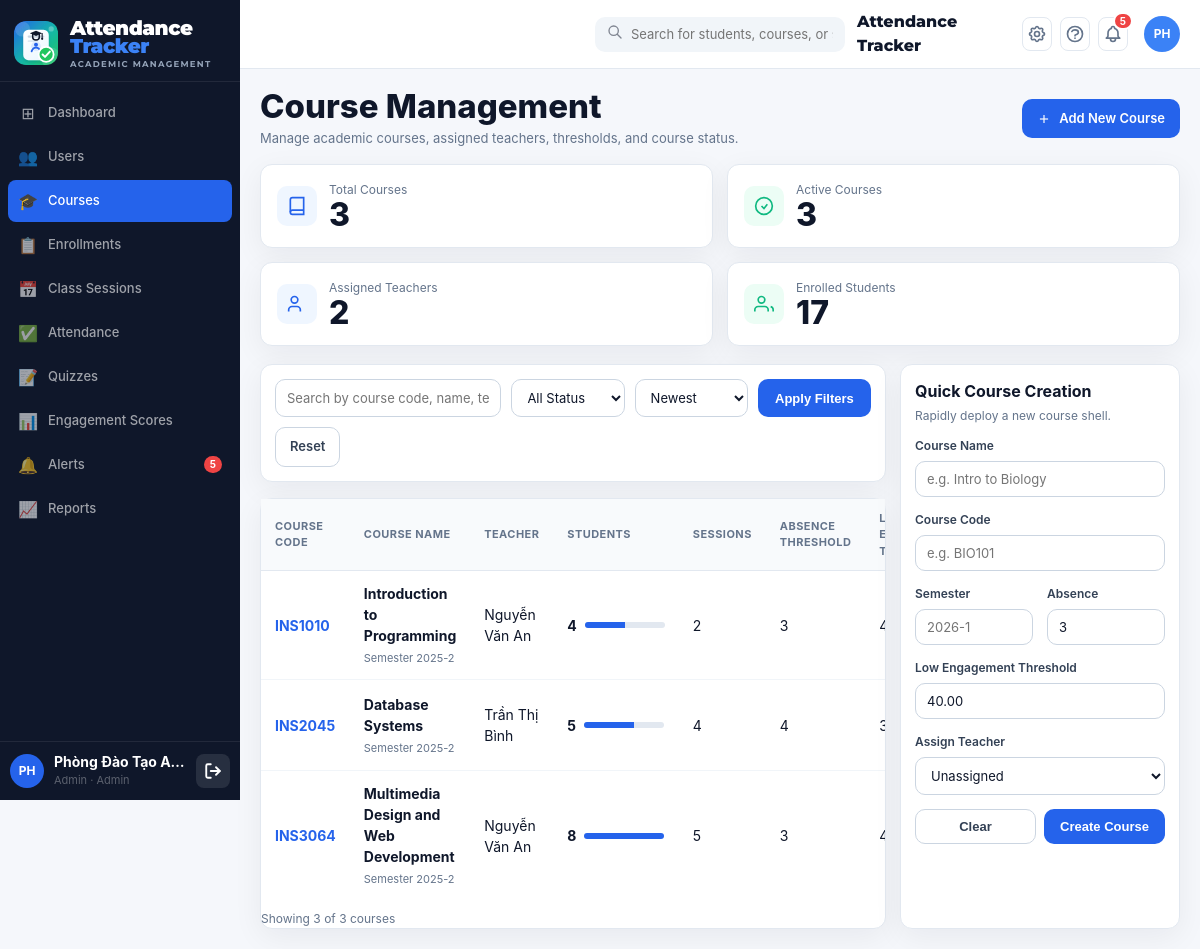
Screenshot of /public/index.php?page=admin_courses (signed in) with the database file from the repository.
### tables this page shows
CREATE TABLE IF NOT EXISTS `courses` (
    `id`                       INT UNSIGNED  NOT NULL AUTO_INCREMENT,
    `course_code`              VARCHAR(20)   NOT NULL,
    `course_name`              VARCHAR(150)  NOT NULL,
    `credits`                  TINYINT       NOT NULL DEFAULT 3,
    `semester`                 VARCHAR(20)   NOT NULL   COMMENT 'VD: 2025-2',
    `room`                     VARCHAR(50)   DEFAULT NULL,
    `schedule_info`            VARCHAR(200)  DEFAULT NULL COMMENT 'VD: Thứ 5, 07:30-09:30',
    `absence_threshold`        INT           NOT NULL DEFAULT 3
                               COMMENT 'Số buổi vắng tối đa – vượt ngưỡng thì tạo alert low_attendance',
    `low_engagement_threshold` DECIMAL(5,2)  NOT NULL DEFAULT 40.00
                               COMMENT 'Ngưỡng engagement_index (0-100) – thấp hơn thì tạo alert low_engagement',
    `attend_score`             DECIMAL(4,2)  NOT NULL DEFAULT 2.00
                               COMMENT 'Điểm mặc định/fallback mỗi lần điểm danh đúng giờ',
    `quiz_correct_score`       DECIMAL(4,2)  NOT NULL DEFAULT 2.00
                               COMMENT 'Điểm mặc định/fallback mỗi câu quiz đúng',
    `discussion_score`         DECIMAL(4,2)  NOT NULL DEFAULT 1.00
                               COMMENT 'Điểm mặc định/fallback mỗi lần tham gia thảo luận',
    `is_active`                TINYINT(1)    NOT NULL DEFAULT 1,
    `created_at`               DATETIME      NOT NULL DEFAULT CURRENT_TIMESTAMP,
    `updated_at`               DATETIME      NOT NULL DEFAULT CURRENT_TIMESTAMP ON UPDATE CURRENT_TIMESTAMP,
    PRIMARY KEY (`id`),
    UNIQUE KEY `uq_course_semester` (`course_code`, `semester`),
    INDEX `idx_semester`  (`semester`),
    INDEX `idx_is_active` (`is_active`)
);

### controllers/course_controller.php (called while the page is built, shortened)
<?php
require_once __DIR__ . '/../models/course_model.php';
class CourseController
{
    private CourseModel $model;
    public function __construct()
    {
        $this->model = new CourseModel();
    }
    public function index(): void
    {
        $filters = [
            'search' => trim($_GET['search'] ?? ''),
            'status' => $_GET['status'] ?? '',
            'sort' => $_GET['sort'] ?? 'newest',
            'page' => max(1, (int)($_GET['p'] ?? 1)),
        ];
        $courses = $this->model->getCourses($filters);
        $totalCount = $this->model->countCourses($filters);
        $stats = $this->model->getStats();
        require APP_ROOT . '/views/admin/courses/index.php';
    }
}

### config/database.php (called while the page is built, shortened)
<?php
class Database
{
    private static ?Database $instance = null;
    private PDO $pdo;
    private function __construct()
    {
        $dsn = sprintf(
            'mysql:host=%s;port=%s;dbname=%s;charset=%s',
            DB_HOST, DB_PORT, DB_NAME, DB_CHARSET
        );
        $options = [
            PDO::ATTR_ERRMODE            => PDO::ERRMODE_EXCEPTION,
            PDO::ATTR_DEFAULT_FETCH_MODE => PDO::FETCH_ASSOC,
            PDO::ATTR_EMULATE_PREPARES   => false,
        ];
        try {
            $this->pdo = new PDO($dsn, DB_USER, DB_PASS, $options);
        } catch (PDOException $e) {
            if (APP_ENV === 'development') {
                die('<h3 style="color:red">Database Error: ' . $e->getMessage() . '</h3>');
            } else {
                die('<h3>Lỗi hệ thống. Vui lòng thử lại sau.</h3>');
            }
        }
    }
    public static function getInstance(): Database
    {
        if (self::$instance === null) {
            self::$instance = new self();
        }
        return self::$instance;
    }
    public function getConnection(): PDO
    {
        return $this->pdo;
    }
}

### models/course_model.php (called while the page is built, shortened)
<?php
require_once __DIR__ . '/../config/database.php';
class CourseModel
{
    private PDO $db;
    private int $perPage = 8;
    public function __construct()
    {
        $this->db = Database::getInstance()->getConnection();
    }
    public function getStats(): array
    {
        return [
            'total_courses'     => (int)$this->db->query("SELECT COUNT(*) FROM courses")->fetchColumn(),
            'active_courses'    => (int)$this->db->query("SELECT COUNT(*) FROM courses WHERE is_active = 1")->fetchColumn(),
            'assigned_teachers' => (int)$this->db->query("SELECT COUNT(DISTINCT e.user_id) FROM enrollments e JOIN users u ON u.id=e.user_id WHERE u.role='teacher'")->fetchColumn(),
            'enrolled_students' => (int)$this->db->query("SELECT COUNT(*) FROM enrollments e JOIN users u ON u.id=e.user_id WHERE u.role='student'")->fetchColumn(),
        ];
    }
    public function getCourses(array $filters = []): array
    {
        [$whereSql, $params] = $this->buildWhere($filters);
        $orderSql = $this->buildOrder($filters['sort'] ?? 'newest');
        $page = max(1, (int)($filters['page'] ?? 1));
        $offset = ($page - 1) * $this->perPage;
        $sql = "
            SELECT
                c.*,
                COALESCE(MAX(CASE WHEN u.role='teacher' THEN u.full_name END), 'Unassigned') AS teacher_name,
                SUM(CASE WHEN u.role='student' THEN 1 ELSE 0 END) AS students_count,
                (
                    SELECT COUNT(*)
                    FROM class_sessions cs
                    WHERE cs.course_id = c.id
                ) AS sessions_count
            FROM courses c
            LEFT JOIN enrollments e ON e.course_id = c.id
            LEFT JOIN users u ON u.id = e.user_id
            $whereSql
            GROUP BY c.id
            $orderSql
            LIMIT {$this->perPage} OFFSET {$offset}
        ";
        $stmt = $this->db->prepare($sql);
        $stmt->execute($params);
        return $stmt->fetchAll(PDO::FETCH_ASSOC);
    }
    public function countCourses(array $filters = []): int
    {
        [$whereSql, $params] = $this->buildWhere($filters);
        $stmt = $this->db->prepare(
            "SELECT COUNT(DISTINCT c.id)
             FROM courses c
             LEFT JOIN enrollments e ON e.course_id = c.id
             LEFT JOIN users u ON u.id = e.user_id
             $whereSql"
        );
        $stmt->execute($params);
        return (int)$stmt->fetchColumn();
    }
    private function buildWhere(array $filters): array
    {
        $conditions = ['1=1'];
        $params = [];
        return ['WHERE ' . implode(' AND ', $conditions), $params];
    }
    private function buildOrder(string $sort): string
    {
        return match ($sort) {
            'oldest' => 'ORDER BY c.created_at ASC',
            'code' => 'ORDER BY c.course_code ASC',
            'name' => 'ORDER BY c.course_name ASC',
            default => 'ORDER BY c.created_at DESC',
        };
    }
}

### views/admin/courses/index.php (the view, shortened to what this page needs)
<?php
require APP_ROOT . '/views/layouts/header.php';
$maxStudents = 1;
foreach ($courses as $row) {
    $maxStudents = max($maxStudents, (int)$row['students_count']);
}
?>
<div class="admin-page-title">
  <div class="left">
    <h1>Course Management</h1>
    <p>Manage academic courses, assigned teachers, thresholds, and course status.</p>
  </div>
  <a class="btn btn-primary" href="<?= APP_URL ?>/index.php?page=admin_course_create">
    <svg fill="none" viewBox="0 0 24 24" stroke="currentColor" stroke-width="2"><line x1="12" y1="5" x2="12" y2="19"/><line x1="5" y1="12" x2="19" y2="12"/></svg>
    Add New Course
  </a>
</div>
<div class="stat-cards">
  <div class="card stat-card">
    <div class="stat-icon" style="background:#eff6ff">
      <svg fill="none" viewBox="0 0 24 24" stroke="#2563eb" stroke-width="2"><path d="M4 19.5A2.5 2.5 0 0 1 6.5 17H20"/><path d="M6.5 2H20v20H6.5A2.5 2.5 0 0 1 4 19.5v-15A2.5 2.5 0 0 1 6.5 2z"/></svg>
    </div>
    <div><div class="stat-label">Total Courses</div><div class="stat-value"><?= $stats['total_courses'] ?></div></div>
  </div>
  <div class="card stat-card">
    <div class="stat-icon" style="background:#ecfdf5">
      <svg fill="none" viewBox="0 0 24 24" stroke="#10b981" stroke-width="2"><circle cx="12" cy="12" r="10"/><polyline points="9 12 12 15 16 10"/></svg>
    </div>
    <div><div class="stat-label">Active Courses</div><div class="stat-value"><?= $stats['active_courses'] ?></div></div>
  </div>
  <div class="card stat-card">
    <div class="stat-icon" style="background:#eff6ff">
      <svg fill="none" viewBox="0 0 24 24" stroke="#2563eb" stroke-width="2"><path d="M16 21v-2a4 4 0 0 0-4-4H6a4 4 0 0 0-4 4v2"/><circle cx="9" cy="7" r="4"/></svg>
    </div>
    <div><div class="stat-label">Assigned Teachers</div><div class="stat-value"><?= $stats['assigned_teachers'] ?></div></div>
  </div>
  <div class="card stat-card">
    <div class="stat-icon" style="background:#ecfdf5">
      <svg fill="none" viewBox="0 0 24 24" stroke="#10b981" stroke-width="2"><path d="M17 21v-2a4 4 0 0 0-4-4H5a4 4 0 0 0-4 4v2"/><circle cx="9" cy="7" r="4"/><path d="M23 21v-2a4 4 0 0 0-3-3.87"/></svg>
    </div>
    <div><div class="stat-label">Enrolled Students</div><div class="stat-value"><?= $stats['enrolled_students'] ?></div></div>
  </div>
</div>
<div class="split-layout">
  <div>
    <div class="card admin-toolbar">
      <form method="get" action="<?= APP_URL ?>/index.php">
        <div class="filter-grid">
          <input type="text" name="search" value="<?= htmlspecialchars($filters['search']) ?>" placeholder="Search by course code, name, teacher">
          <select name="status">
            <option value="">All Status</option>
          </select>
          <select name="sort">
            <option value="newest" <?= $filters['sort'] === 'newest' ? 'selected' : '' ?>>Newest</option>
          </select>
          <button class="btn btn-primary" type="submit">Apply Filters</button>
        </div>
        <div class="filter-actions">
          <a class="btn btn-outline" href="<?= APP_URL ?>/index.php?page=admin_courses">Reset</a>
        </div>
      </form>
    </div>
    <div class="card">
      <div class="table-wrap">
        <table>
          <thead>
            <tr>
              <th>Course Code</th>
              <th>Course Name</th>
              <th>Teacher</th>
              <th>Students</th>
              <th>Sessions</th>
              <th>Absence Threshold</th>
              <th>Low Engagement Threshold</th>
            </tr>
          </thead>
          <tbody>
          <?php foreach ($courses as $course): ?>
            <?php $progress = (int)round(((int)$course['students_count'] / $maxStudents) * 100); ?>
            <tr>
              <td><a href="<?= APP_URL ?>/index.php?page=admin_course_edit&id=<?= (int)$course['id'] ?>" style="color:#2563eb;font-weight:700;text-decoration:none"><?= htmlspecialchars($course['course_code']) ?></a></td>
              <td>
                <strong><?= htmlspecialchars($course['course_name']) ?></strong><br>
                <span style="font-size:11px;color:#64748b">Semester <?= htmlspecialchars($course['semester']) ?></span>
              </td>
              <td><?= htmlspecialchars($course['teacher_name']) ?></td>
              <td>
                <div style="display:flex;align-items:center;gap:8px">
                  <strong><?= (int)$course['students_count'] ?></strong>
                  <div class="progress-track"><div class="progress-fill" style="width:<?= $progress ?>%"></div></div>
                </div>
              </td>
              <td><?= (int)$course['sessions_count'] ?></td>
              <td><?= (int)$course['absence_threshold'] ?></td>
              <td><?= (float)$course['low_engagement_threshold'] ?></td>
            </tr>
          <?php endforeach; ?>
          </tbody>
        </table>
      </div>
      <div class="list-meta">Showing <?= count($courses) ?> of <?= $totalCount ?> courses</div>
    </div>
  </div>
  <div class="card quick-panel">
    <h3>Quick Course Creation</h3>
    <p>Rapidly deploy a new course shell.</p>
    <form method="post" action="<?= APP_URL ?>/index.php?page=admin_course_create">
      <div class="form-group">
        <label>Course Name</label>
        <input type="text" name="course_name" placeholder="e.g. Intro to Biology" required>
      </div>
      <div class="form-group">
        <label>Course Code</label>
        <input type="text" name="course_code" placeholder="e.g. BIO101" required>
      </div>
      <div class="form-grid">
        <div class="form-group">
          <label>Semester</label>
          <input type="text" name="semester" placeholder="2026-1" required>
        </div>
        <div class="form-group">
          <label>Absence</label>
          <input type="number" name="absence_threshold" min="0" value="3" required>
        </div>
      </div>
      <div class="form-group">
        <label>Low Engagement Threshold</label>
        <input type="number" name="low_engagement_threshold" min="0" max="100" step="0.01" value="40.00" required>
      </div>
      <div class="form-group">
        <label>Assign Teacher</label>
        <select name="teacher_id">
          <option value="">Unassigned</option>
        </select>
      </div>
      <div style="display:flex;gap:8px">
        <button type="reset" class="btn btn-outline" style="flex:1">Clear</button>
        <button type="submit" class="btn btn-primary" style="flex:1">Create Course</button>
      </div>
    </form>
  </div>
</div>
<?php require APP_ROOT . '/views/layouts/footer.php'; ?>

### rows the page displays
courses: course_code "INS1010", course_name "Introduction to Programming", semester "2025-2", teacher_name "Nguyễn Văn An", students_count "4", $progress 50 (drawn), sessions_count "2", absence_threshold "3"
courses: course_code "INS2045", course_name "Database Systems", semester "2025-2", teacher_name "Trần Thị Bình", students_count "5", $progress 63 (drawn), sessions_count "4", absence_threshold "4"
courses: course_code "INS3064", course_name "Multimedia Design and Web Development", semester "2025-2", teacher_name "Nguyễn Văn An", students_count "8", $progress 100 (drawn), sessions_count "5", absence_threshold "3"

### other values shown
$item['icon'] "⊞"
$item['label'] "Dashboard"
$item['icon'] "👥"
$item['label'] "Users"
$item['icon'] "🎓"
$item['label'] "Courses"
$item['icon'] "📋"
$item['label'] "Enrollments"
$item['icon'] "📅"
$item['label'] "Class Sessions"
$item['icon'] "✅"
$item['label'] "Attendance"
$item['icon'] "📝"
$item['label'] "Quizzes"
$item['icon'] "📊"
